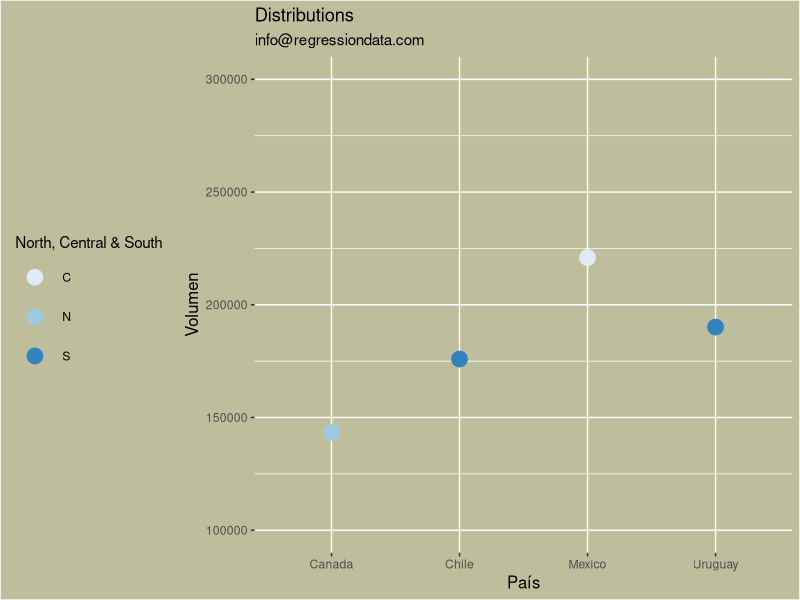

R code for this plot:
library(tidyverse)
library(ggplot2)


df <- data.frame(País = c("Canada", "Chile", "Mexico", "Uruguay"),
                 Volumen = c(143442, 175933, 220940, 190098),
                 Zona = c("N", "S", "C", "S"))

df %>% ggplot(x = País, y = Volumen)+
  geom_point(aes(País, Volumen, color = Zona), size = 5)+
  scale_y_continuous(limits = c(100000,300000))+
  theme(panel.background = element_rect(fill = "#d5e4eb"))+
  theme(plot.background = element_rect(fill = "#bfbe9c"))+
  theme(panel.background = element_rect(fill = "#bfbe9c"))+
  theme(legend.key = element_rect(fill = "#bfbe9c"))+
  theme(legend.background = element_rect(fill = "#bfbe9c"))+
  theme(legend.key = element_rect(fill = "transparent"))+
  theme(legend.key.size = unit(1, "cm"))+
  theme(axis.title.x = element_text(color = "Black", size = 12))+
  theme(axis.title.y = element_text(color = "Black", size = 12))+
  theme(legend.position = "left")+
  scale_colour_brewer(name = "North, Central & South")+
  ggtitle("Distributions", subtitle = "info@regressiondata.com")

df <- data.frame(País = c("Canada", "Chile", "Mexico", "Uruguay"),
                 Volumen = c(143442, 175933, 220940, 190098),
                 Zona = c("N", "S", "C", "S"))
df
